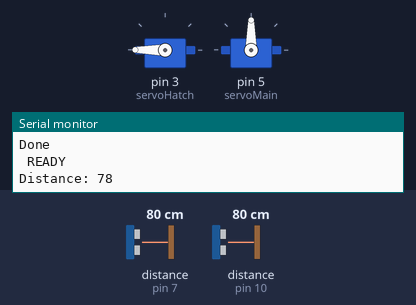
Bench run of a sketch on a simulated Arduino Uno, built with avr-gcc and run on an emulated ATmega328P. Parts: 2 × servo, the last lines printed to the serial monitor. Wiring (inferred from the names in the program): 2 × ultrasonic range finder: trigger pin 6, echo pin 7 / trigger pin 9, echo pin 10. The test bench sets the inputs (shaded band); at power-on: distance to the obstacle (sensors on pin 10, pin 7) 80 cm. The echo pulse lasts 58.3 µs per cm.

Above: at 6.2 s.
6.3 s: distance to the obstacle (sensor on pin 10) set to 65 cm
16.5 s: distance to the obstacle (sensor on pin 10) set to 59 cm
At 24.5 s:
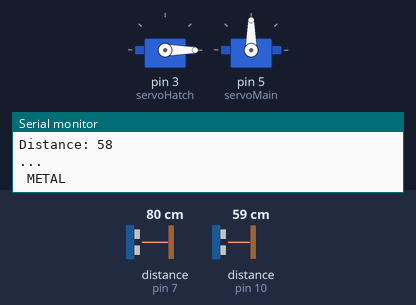
24.6 s: distance to the obstacle (sensor on pin 10) set to 34 cm
30.2 s: distance to the obstacle (sensor on pin 10) set to 28 cm
At 40.8 s:
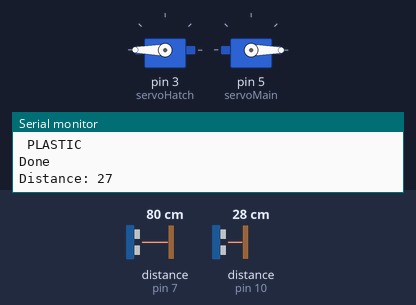
41.0 s: distance to the obstacle (sensor on pin 10) set to 35 cm
At 51.2 s:
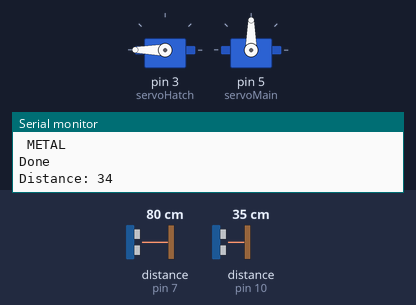
51.7 s: distance to the obstacle (sensor on pin 10) set to 2 cm
At 60.1 s:
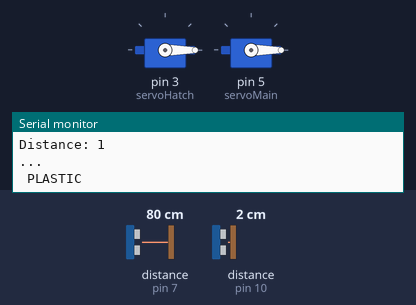
Timing chart, 0 to 61.8 s (numbered marks = the images above; inputs shaded):
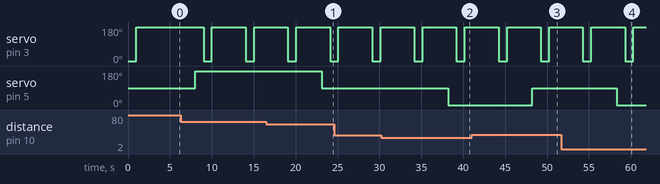

Measured:
- the behaviour switches between 62 and 61 cm on distance to the obstacle (sensor on pin 10) (found by bisection; images 0 and 1)
- the behaviour switches between 32 and 31 cm on distance to the obstacle (sensor on pin 10) (found by bisection; images 1 and 2)
- after the input at 16.5 s, servo on pin 5 (servoMain): 180° → 90° after 6.6 s
- after the input at 30.2 s, servo on pin 5 (servoMain): 90° → 0° after 8.0 s
- after the input at 41.0 s, servo on pin 5 (servoMain): 0° → 90° after 7.3 s
- after the input at 51.7 s, servo on pin 5 (servoMain): 90° → 0° after 6.6 s
- by itself, servo on pin 3 (servoHatch): alternates 180° for 4.0 s and 0° for 1.0 s

The sketch:

UNFINISHED_SMART_SEGREGATOR.ino
```cpp
// C++ code
//UNFINISHED SEGREGATOR PROJECT PROTOTYPE

#include <Servo.h>

const int trigPinHatch = 9;
const int echoPinHatch = 10;

const int trigPinMain = 6;
const int echoPinMain = 7;

int servoHatch = 3;
int servoMain = 5;

Servo servo1;
Servo servo2;

long duration;
long durationL;
int distance;
int distanceL;

bool done = false, in = false;

void setup()
{
  pinMode(trigPinHatch, OUTPUT);
  pinMode(echoPinHatch, INPUT);
  pinMode(trigPinMain, OUTPUT);
  pinMode(echoPinMain, INPUT);
  servo1.attach(servoHatch);
  servo2.attach(servoMain);
  Serial.begin(115200);
  oPen();
  delay(4000);
  Serial.println(" READY ");
}

void loop()
{
  digitalWrite(trigPinHatch, LOW);
  delayMicroseconds(10);
  digitalWrite(trigPinHatch, HIGH);
  delayMicroseconds(10);
  digitalWrite(trigPinHatch, LOW);
  duration = pulseIn(echoPinHatch, HIGH);
  distance = duration * 0.034 / 2;
  Serial.print("Distance: ");
  Serial.println(distance);
  delay(1000);

  int count = 0;

  while(in == false){
  digitalWrite(trigPinMain, LOW);
  delayMicroseconds(10);
  digitalWrite(trigPinMain, HIGH);
  delayMicroseconds(10);
  digitalWrite(trigPinMain, LOW);
    pulseIn(echoPinMain, HIGH);
  durationL = pulseIn(echoPinMain, HIGH);
  distanceL = durationL * 0.034 / 2;
    delay(1000);
    Serial.println("...");
    delay(10);

    if(distanceL >=10 && count != 2){
      in = true;
      done = true;
    }
    else if(count == 2){
      Serial.println();
      count = 0;
    }
    else{
      in = true;
      done = true;
    }
    count++;
    delayMicroseconds(10);
  }


  if(distance <= 30){
    Serial.println(" PLASTIC ");
    servo2.write(0);
    delay(1000);
    if(done){
      oPen();
    }
  }
  else if(distance <= 60  && distance != 30){
   Serial.println(" METAL ");
   servo2.write(90);
    delay(1000);

    if(done){
      oPen();
    }
  }
    else{
      Serial.println(" OTHERS ");
      servo2.write(180);
      delay(1000);

      if(done){
        oPen();
      }
    }
  delay(10);
}

void oPen(){
  servo1.write(0);
  delay(1000);
  servo1.write(180);
  done = false;
  in = false;
  Serial.println("Done");
}
```
